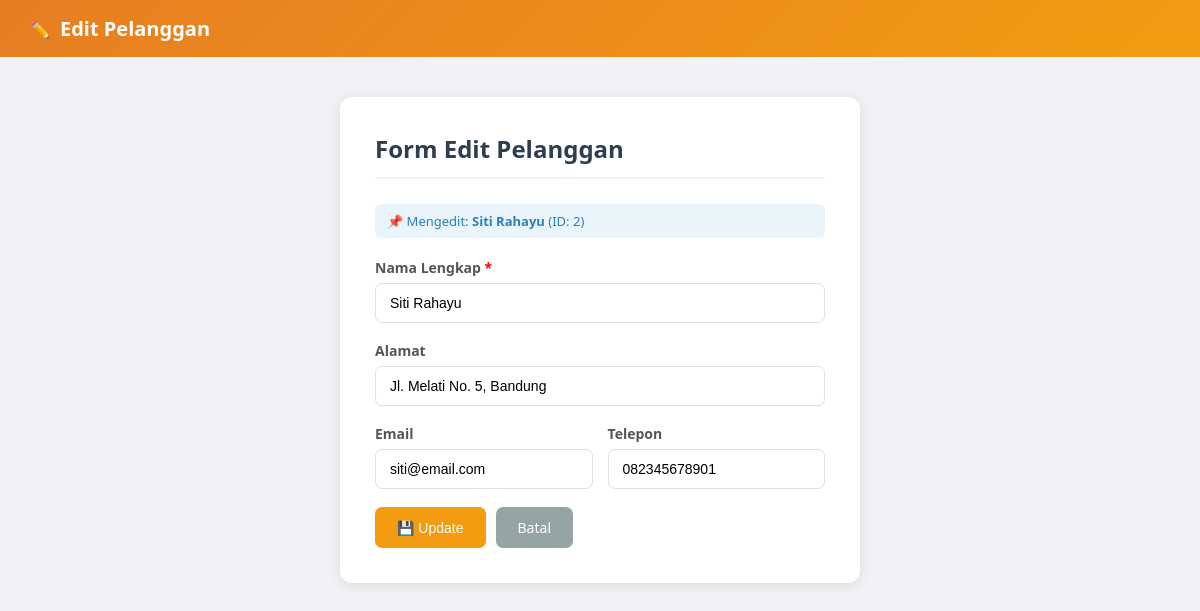
Screenshot of /pelanggan/edit.php?id=2 with the database file from the repository.
### tables this page shows
CREATE TABLE IF NOT EXISTS pelanggan (
    ID INT AUTO_INCREMENT PRIMARY KEY,
    Nama VARCHAR(255) NOT NULL,
    Alamat VARCHAR(255),
    Email VARCHAR(255),
    Telepon VARCHAR(20)
);

### pelanggan/edit.php (the view, shortened to what this page needs)
<?php
require_once '../koneksi.php';
$id = (int)$_GET['id'];
$p  = $conn->query("SELECT * FROM pelanggan WHERE ID=$id")->fetch_assoc();
?>
<!DOCTYPE html>
<html lang="id">
<head>
</head>
<body>
<div class="navbar"><span>✏️</span><h1>Edit Pelanggan</h1></div>
<div class="form-box">
    <h2>Form Edit Pelanggan</h2>
    <div class="info-badge">📌 Mengedit: <strong><?= htmlspecialchars($p['Nama']) ?></strong> (ID: <?= $id ?>)</div>
    <form method="POST">
        <label>Nama Lengkap <span style="color:red">*</span></label>
        <input type="text" name="nama" required value="<?= htmlspecialchars($p['Nama']) ?>">
        <label>Alamat</label>
        <input type="text" name="alamat" value="<?= htmlspecialchars($p['Alamat']) ?>">
        <div class="row">
            <div>
                <label>Email</label>
                <input type="email" name="email" value="<?= htmlspecialchars($p['Email']) ?>">
            </div>
            <div>
                <label>Telepon</label>
                <input type="text" name="telepon" value="<?= $p['Telepon'] ?>">
            </div>
        </div>
        <div style="display:flex;gap:10px;">
            <button type="submit" class="btn btn-warning">💾 Update</button>
            <a href="index.php" class="btn btn-secondary">Batal</a>
        </div>
    </form>
</div>
</body>
</html>

### pelanggan/edit.php (style rules this page uses)
* { margin: 0; padding: 0; box-sizing: border-box; }
body { font-family: 'Segoe UI', Arial, sans-serif; background: #f0f2f5; }
.navbar { background: linear-gradient(135deg, #e67e22, #f39c12); color: white; padding: 15px 30px; display: flex; align-items: center; gap: 10px; }
.navbar h1 { font-size: 20px; }
.form-box { max-width: 520px; margin: 40px auto; background: white; padding: 35px; border-radius: 12px; box-shadow: 0 2px 12px rgba(0,0,0,0.1); }
.form-box h2 { color: #2c3e50; margin-bottom: 25px; padding-bottom: 12px; border-bottom: 2px solid #f0f2f5; }
label { display: block; margin-bottom: 6px; font-weight: 600; color: #555; font-size: 14px; }
input { width: 100%; padding: 11px 14px; border: 1px solid #dde1e7; border-radius: 7px; margin-bottom: 18px; font-size: 14px; }
.btn { padding: 11px 22px; border-radius: 7px; border: none; cursor: pointer; font-size: 14px; text-decoration: none; display: inline-block; }
.btn-warning { background: #f39c12; color: white; }
.btn-secondary { background: #95a5a6; color: white; }
.info-badge { background: #eaf4fb; color: #2980b9; padding: 8px 12px; border-radius: 6px; font-size: 13px; margin-bottom: 20px; }
.row { display: flex; gap: 15px; }
.row > div { flex: 1; }

### rows the page displays
pelanggan: Nama "Siti Rahayu", nama "Siti Rahayu", alamat "Jl. Melati No. 5, Bandung", email "siti@email.com", telepon "082345678901"

### other values shown
$id "2"
